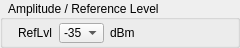
         <widget class="QGroupBox" name="grpRfAmplitude">
          <property name="minimumSize">
           <size>
            <width>240</width>
            <height>48</height>
           </size>
          </property>
          <property name="maximumSize">
           <size>
            <width>240</width>
            <height>48</height>
           </size>
          </property>
          <property name="styleSheet">
           <string notr="true">color: rgb(0, 0, 0);</string>
          </property>
          <property name="title">
           <string>  Amplitude / Reference Level </string>
          </property>
          <layout class="QVBoxLayout" name="verticalLayout_25">
           <property name="leftMargin">
            <number>15</number>
           </property>
           <property name="topMargin">
            <number>3</number>
           </property>
           <property name="rightMargin">
            <number>5</number>
           </property>
           <property name="bottomMargin">
            <number>3</number>
           </property>
           <item>
            <layout class="QHBoxLayout" name="horizontalLayout_3">
             <item>
              <widget class="QLabel" name="label_25">
               <property name="minimumSize">
                <size>
                 <width>35</width>
                 <height>0</height>
                </size>
               </property>
               <property name="maximumSize">
                <size>
                 <width>35</width>
                 <height>16777215</height>
                </size>
               </property>
               <property name="text">
                <string>RefLvl</string>
               </property>
              </widget>
             </item>
             <item>
              <widget class="QComboBox" name="cbRefDcLevelValue">
               <property name="minimumSize">
                <size>
                 <width>45</width>
                 <height>20</height>
                </size>
               </property>
               <property name="maximumSize">
                <size>
                 <width>45</width>
                 <height>20</height>
                </size>
               </property>
               <property name="frame">
                <bool>true</bool>
               </property>
               <item>
                <property name="text">
                 <string>-35</string>
                </property>
               </item>
               <item>
                <property name="text">
                 <string>-40</string>
                </property>
               </item>
               <item>
                <property name="text">
                 <string>-45</string>
                </property>
               </item>
               <item>
                <property name="text">
                 <string>-50</string>
                </property>
               </item>
               <item>
                <property name="text">
                 <string>-55</string>
                </property>
               </item>
               <item>
                <property name="text">
                 <string>-60</string>
                </property>
               </item>
               <item>
                <property name="text">
                 <string>-65</string>
                </property>
               </item>
               <item>
                <property name="text">
                 <string>-70</string>
                </property>
               </item>
              </widget>
             </item>
             <item>
              <widget class="QLabel" name="label">
               <property name="text">
                <string>dBm</string>
               </property>
              </widget>
             </item>
             <item>
              <spacer name="horizontalSpacer_8">
               <property name="orientation">
                <enum>Qt::Horizontal</enum>
               </property>
               <property name="sizeHint" stdset="0">
                <size>
                 <width>40</width>
                 <height>20</height>
                </size>
               </property>
              </spacer>
             </item>
            </layout>
           </item>
          </layout>
         </widget>
